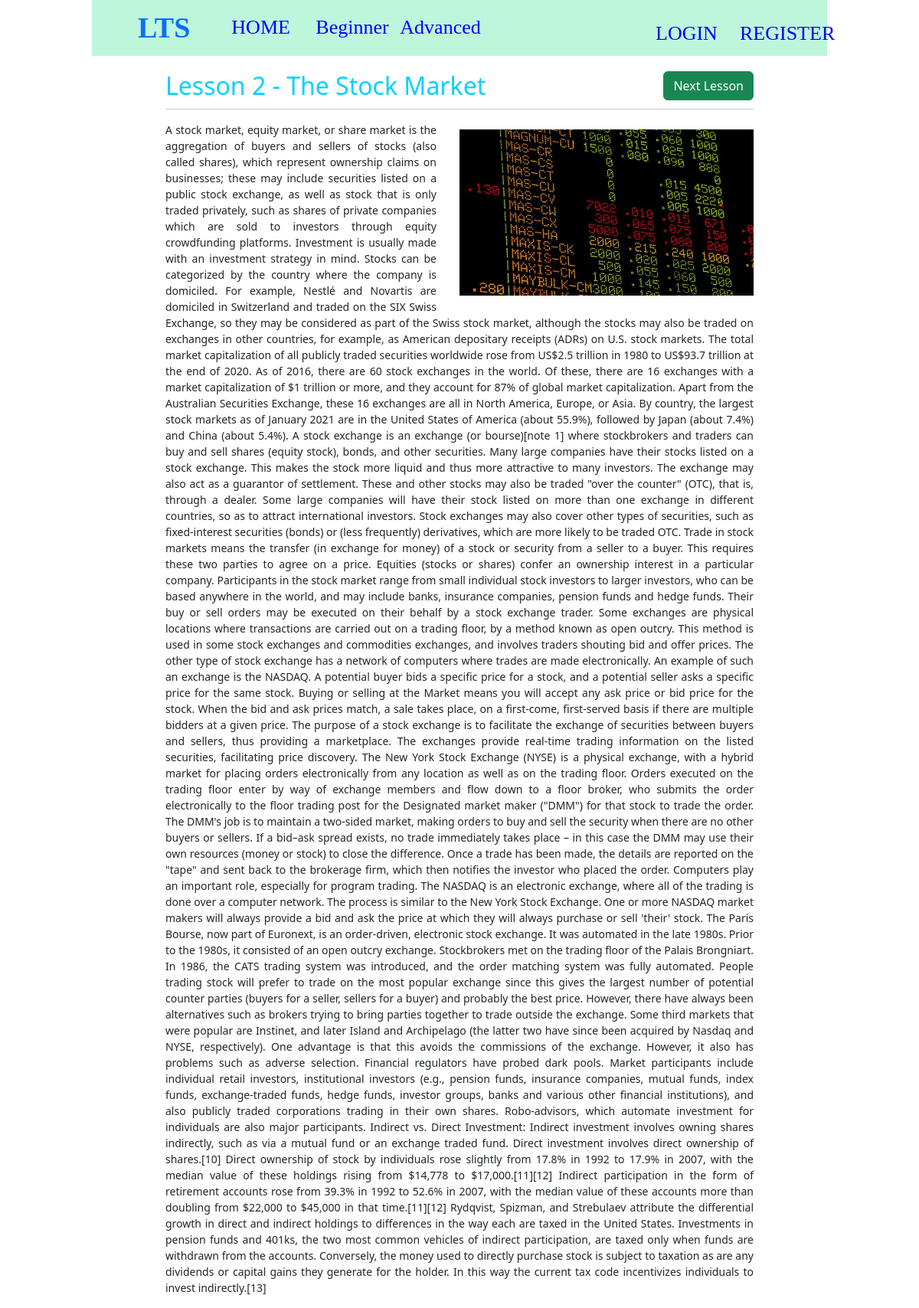
Page /beginnerLessons/lesson/9/ on the committed database.
### LearnTradingSwiftly/models.py (models this page shows)
class Lesson(models.Model):
	title = models.CharField(max_length=255)
	content = models.TextField(max_length=100000)
	image = models.ImageField(upload_to="cover_images/", null=True, blank=True)
	isAdvanced = models.BooleanField(default=False)

### LearnTradingSwiftly/views.py (the view)
# urls.py: path('beginnerLessons/lesson/<int:index>/', lesson, name='lesson'),
def lesson(request, index):
	lesson = get_object_or_404(Lesson, id=index)
	context = {'lesson': lesson,}
	return render(request, "lesson.html", context)

### LearnTradingSwiftly/templates/lesson.html (shortened to what this page needs)
<!DOCTYPE html>
<html>
<head>
	<link href="https://cdn.jsdelivr.net/npm/bootstrap@5.2.0-beta1/dist/css/bootstrap.min.css" rel="stylesheet">
</head>
<body style="width: 80%; margin: auto">
	<nav class="navbar navbar-expand-lg" style="background-color: rgba(189, 246, 219, 1);">
  <div class="container-fluid">
    <a class="navbar-brand" href="{% url 'index' %}>LTS</a>
    <button class="navbar-toggler" type="button" data-bs-toggle="collapse" data-bs-target="#navbarSupportedContent" aria-controls="navbarSupportedContent" aria-expanded="false" aria-label="Toggle navigation">
    <div class="collapse navbar-collapse" id="navbarSupportedContent">
      <ul class="navbar-nav me-auto mb-2 mb-lg-0">
        <li class="nav-item">
          <a class="lts" href="{% url 'index' %}">LTS</a>
        </li>
        <li class="nav-item">
          <a class="nav-link" href="{% url 'index' %}">HOME</a>
        </li>
        <li class="nav-item">
          <a class="nav-link" href="{% url 'beginnerLessons' %}">Beginner</a>
        </li>
        <li class="nav-item">
          <a class="nav-link" href="{% url 'advancedLessons' %}">Advanced</a>
        </li>
      </ul>
      <div>
            <ul class="navbar-nav me-auto mb-2 mb-lg-0">
            	<li class="nav-item login" style="float: right;">
          			<a class="nav-link" href="{% url 'login' %}">LOGIN</a>
        		</li>
        		<li class="nav-item register" style="float: right;">
          			<a class="nav-link" href="{% url 'register' %}">REGISTER</a>
        		</li>
			</ul>
      </div>
    </div>
  </div>
</nav>
<div class="center">
	<h2 style="color: rgba(0, 209, 255, 1); float: left;"> {{lesson.title}}</h2>
		<a href="{% url 'lesson' index=lesson.id %}" class="btn btn-success view" style="float: right;">Next Lesson</a>
<br>
	<hr>
    <div>
      	<img src="{{MEDIA_URL}}{{lesson.image.url}}" class="card-img-top" alt="..." style="width: 50%; height: 60%; float: right; margin-bottom: 20px; margin-left: 30px; margin-top: 10px">
    </div>
    <p style="text-align: justify; font-size: 14px; margin-top: 10px" type="html">{{lesson.content}}
    </p>
</div>
</body>
</html>

### LearnTradingSwiftly/templates/lesson.html (style rules this page uses)
.nav-link { color: blue; font-size: 26px; background-color: rgba(189, 246, 219, 1); border-radius: 10%; border: 0px; width: 100px; height: 30px; font-family: Lexend Peta, serif, sans-serif; margin-right: 10px; display: inline-block; }
.lts { font-size: 38px; font-weight: bold; font-family: "Lexend Peta", serif, sans-serif; text-decoration: none; margin-right: 30px; float: left; }
.center { margin: auto; width: 80%; padding-top: 20px; font-size: 22px; text-align: center; }

### rows in the picture
Lesson: title "Lesson 2 - The Stock Market", image (picture), content "A stock market, equity market, or share market is the aggregation of buyers and sellers of stocks (also called shares), which represent ownership claims on businesses; these may include securities listed on a public stock exchange, as well as stock that is only traded privately, such as shares of private companies which are sold to investors through equity crowdfunding platforms. Investment is usually made with an investment strategy in mind. Stocks can be categorized by the country where the company is domiciled. For example, Nestlé and Novartis are domiciled in Switzerland and traded on the SIX Swiss Exchange, so they may be considered as part of the Swiss stock market, although the…"
